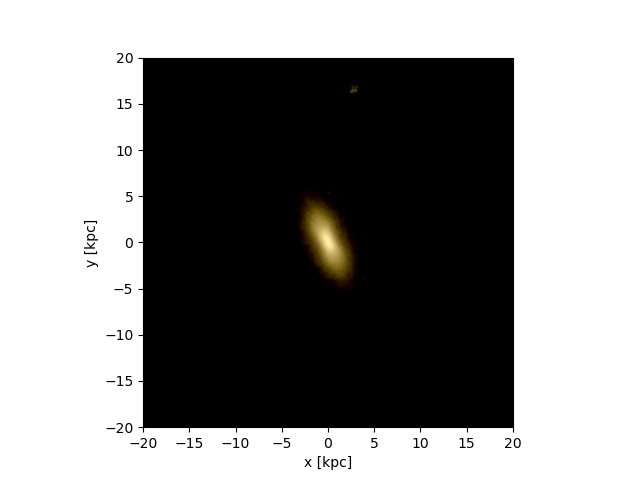

The script that saved this image:
#pynbody tutorial: multiband image
import pynbody
import pynbody.plot.sph as sph
import matplotlib.pylab as plt

#loading snapshot
s=pynbody.load('/mnt/data0/jillian/gguaman/cosmo25p.768sg1bwK1BHe75.008192')

#setting to physical units
s.physical_units()

#centering halo
#pynbody.analysis.angmom.faceon(s)
pynbody.analysis.angmom.sideon(s)

#creating image using default bands(i,v,u)
pynbody.plot.stars.render(s,width='40 kpc')

#plt.show()
#plt.savefig("galaxy109_stars.png")
plt.savefig("galaxy109_stars(side).png")
